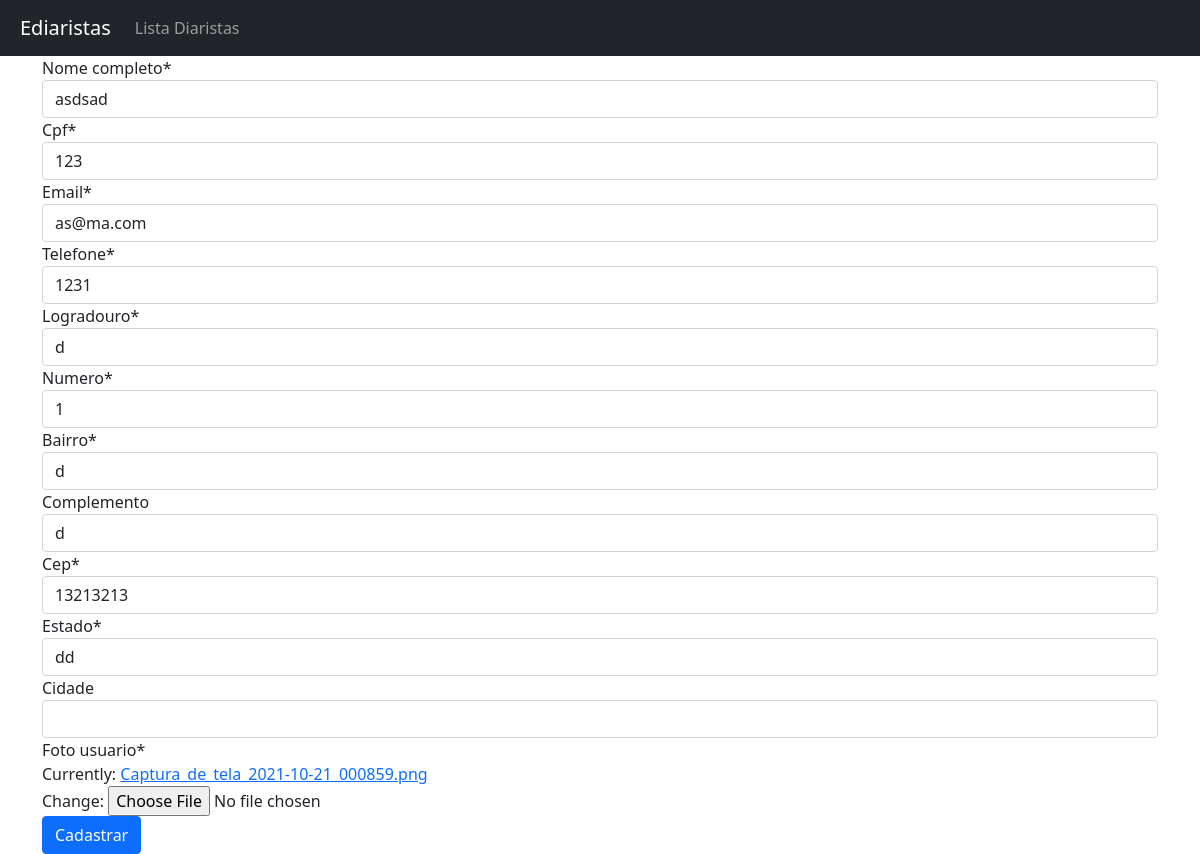
Page /web/editar_diarista/1 on the earlier database version.
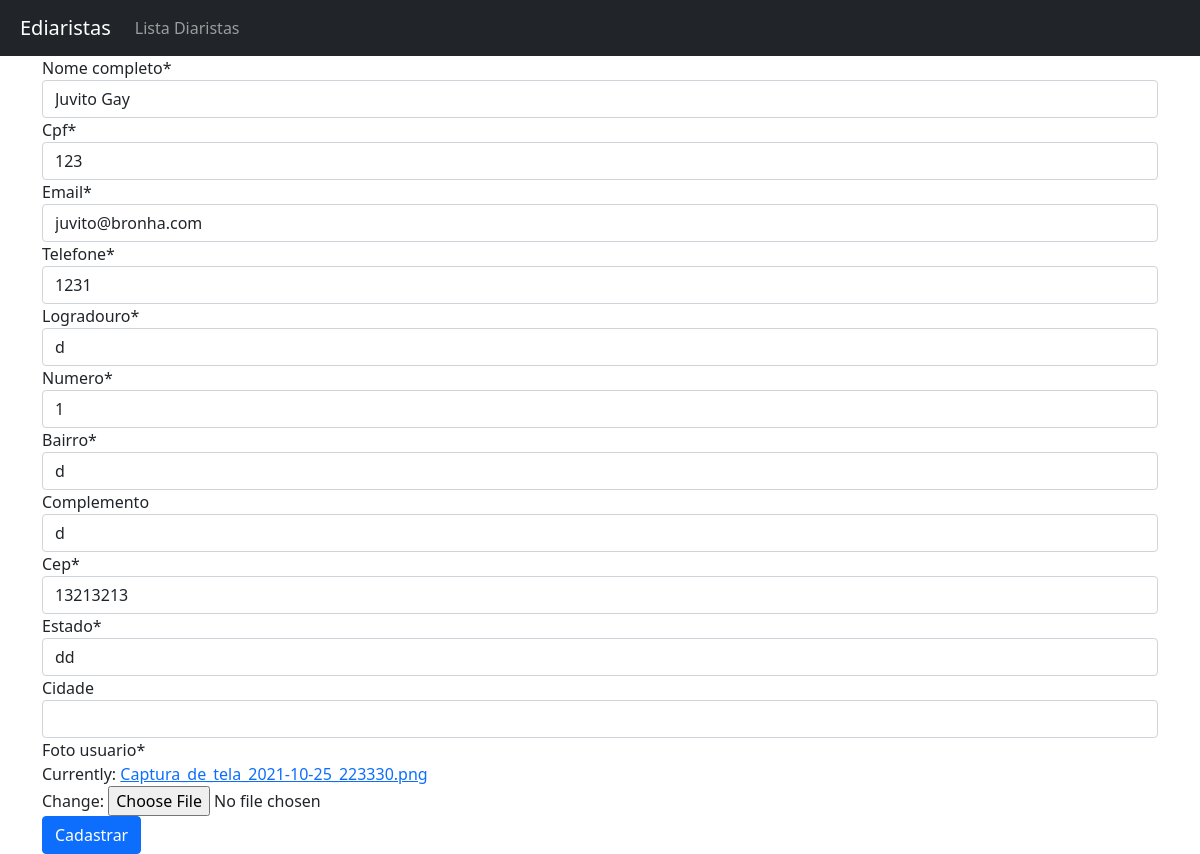
Same page on the later database version.
### web/models.py (models this page shows)
class Diarista(models.Model):
    nome_completo = models.CharField(max_length=100, null=False, blank=False)
    cpf = models.CharField(max_length=11, null=False, blank=False, unique=True)
    email = models.EmailField(null=False, blank=False, unique=True)
    telefone = models.CharField(max_length=11, null=False, blank=False)
    logradouro = models.CharField(max_length=60, null=False, blank=False)
    numero = models.IntegerField(null=False, blank=False)
    bairro = models.CharField(max_length=30, null=False, blank=False)
    complemento = models.CharField(max_length=100, null=False, blank=True)
    cep = models.CharField(max_length=8, null=False, blank=False)
    estado = models.CharField(max_length=2, null=False, blank=False)
    cidade = models.CharField(max_length=30, null=False, blank=True)
    codigo_ibge = models.IntegerField(null=False, blank=False)
    foto_usuario = models.ImageField(null=False)

### web/views.py (the view)
# urls.py: path('editar_diarista/<int:id_diarista>', editar_diarista, name ='editar_diarista'),
def editar_diarista(request, id_diarista):
    diarista = Diarista.objects.get(id = id_diarista)
    if request.method == "POST":
        form_diarista = diarista_form.DiaristaForm(request.POST or None, request.FILES, instance=diarista)
        if form_diarista.is_valid():
            form_diarista.save()
            return redirect('listar_diaristas')
    else:
        form_diarista = diarista_form.DiaristaForm( instance=diarista)
    return render(request, 'forms_diarista.html',{'form_diarista': form_diarista})

### web/forms/diarista_form.py (shortened to what this page needs)
class DiaristaForm(forms.ModelForm):
    cpf = forms.CharField(widget=forms.TimeInput(attrs={'data-mask': "000.000.000-00"}))
    cep = forms.CharField(widget=forms.TimeInput(attrs={'data-mask': "00000-000"}))
    telefone = forms.CharField(widget=forms.TimeInput(attrs={'data-mask': "(00) 00000-0000"}))
    class Meta:
        model = Diarista
        exclude = ('codigo_ibge',)

### web/templates/forms_diarista.html (shortened to what this page needs)
{%extends 'base.html'%}
{% load crispy_forms_tags %}
{%block conteudo%}
<form method="post" enctype="multipart/form-data">
    {{form_diarista|crispy}}
    <button type="submit" class="btn btn-primary">Cadastrar</button>
</form>
{%endblock conteudo%}

Differences in the rows shown:
changed Diarista "dd": nome_completo "asdsad" → "Juvito Gay"; email "as@ma.com" → "juvito@bronha.com"
Other differences:
text no longer shown: "Nome completo * Cpf * Email * Telefone * Logradouro * Numero * Bairro * Complemento Cep * Estado * Cidade Foto usuario * Currently: Captura_de_tela_2021-10-21_000859.png Change:"
text now shown: "Nome completo * Cpf * Email * Telefone * Logradouro * Numero * Bairro * Complemento Cep * Estado * Cidade Foto usuario * Currently: Captura_de_tela_2021-10-25_223330.png Change:"
